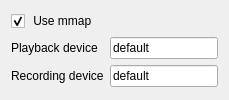
             <widget class="QWidget" name="ALSA_page">
              <layout class="QGridLayout" name="gridLayout_6">
               <item row="0" column="0" colspan="2">
                <widget class="QCheckBox" name="ALSA_mmap_checkBox">
                 <property name="toolTip">
                  <string>Sets whether to try using mmap mode (helps reduce latencies and CPU consumption).
If mmap isn't available, it will automatically fall back to non-mmap mode.</string>
                 </property>
                 <property name="text">
                  <string> Use mmap</string>
                 </property>
                 <property name="checked">
                  <bool>true</bool>
                 </property>
                </widget>
               </item>
               <item row="1" column="0">
                <widget class="QLabel" name="label_9">
                 <property name="text">
                  <string>Playback device</string>
                 </property>
                 <property name="buddy">
                  <cstring>ALSA_device_lineEdit</cstring>
                 </property>
                </widget>
               </item>
               <item row="1" column="1" colspan="2">
                <widget class="QLineEdit" name="ALSA_device_lineEdit">
                 <property name="text">
                  <string>default</string>
                 </property>
                </widget>
               </item>
               <item row="2" column="0">
                <widget class="QLabel" name="label_10">
                 <property name="text">
                  <string>Recording device</string>
                 </property>
                 <property name="buddy">
                  <cstring>ALSA_capture_lineEdit</cstring>
                 </property>
                </widget>
               </item>
               <item row="2" column="1" colspan="2">
                <widget class="QLineEdit" name="ALSA_capture_lineEdit">
                 <property name="text">
                  <string>default</string>
                 </property>
                </widget>
               </item>
              </layout>
             </widget>
